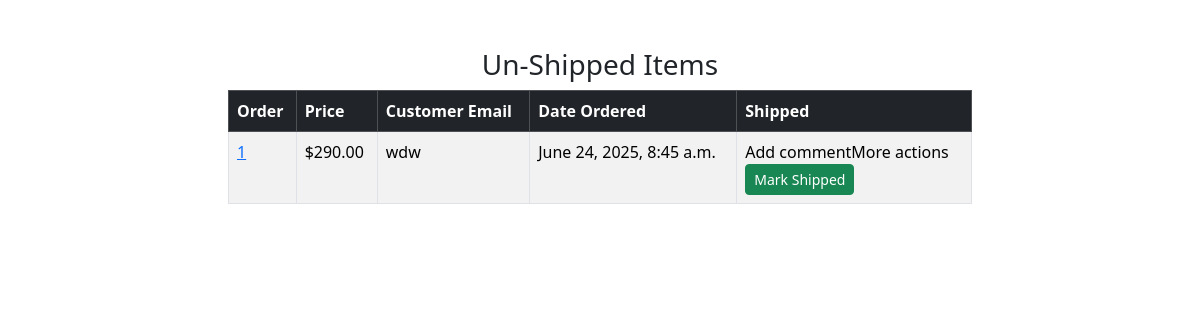
Page /payment/not_shipped_dash (signed in) on the committed database.
### payment/models.py (models this page shows, shortened)
class Order(models.Model):
	user = models.ForeignKey(User, on_delete=models.CASCADE, null=True, blank=True)
	full_name = models.CharField(max_length=250)
	email = models.EmailField(max_length=250)
	shipping_address = models.TextField(max_length=15000)
	amount_paid = models.DecimalField(max_digits=7, decimal_places=2)
	date_ordered = models.DateTimeField(auto_now_add=True)
	shipped = models.BooleanField(default=False)

### payment/views.py (the view, shortened to what this page needs)
# urls.py: path('not_shipped_dash', views.not_shipped_dash, name="not_shipped_dash"),
def not_shipped_dash(request):
	if request.user.is_authenticated and request.user.is_superuser:
		orders = Order.objects.filter(shipped=False)
		return render(request, "payment/not_shipped_dash.html", {"orders":orders})
	else:
		messages.success(request, "Access Denied")
		return redirect('home')

### cart/context_processors.py (called while the page is built)
def cart(request):
	return {'cart': Cart(request)}

### templates/payment/not_shipped_dash.html (shortened to what this page needs)
<!DOCTYPE html>
<html lang="en">
<head>
    <link href="https://cdn.jsdelivr.net/npm/bootstrap@5.3.7/dist/css/bootstrap.min.css" rel="stylesheet">
</head>
<body>
        <div class="container">
        	<div class="row">
        		<center>
        			<div class="col-8">
        				<br/><br/>
<h3>Un-Shipped Items</h3>
<table class="table table-striped table-hover table-bordered">
  <thead class="table-dark">
    <tr>
      <th scope="col">Order</th>
      <th scope="col">Price</th>
      <th scope="col">Customer Email</th>
      <th scope="col">Date Ordered</th>
           <th scope="col">Shipped</th>
    </tr>
  </thead>
  <tbody>
  	{% for item in orders %}
    <tr>
      <td><a href="{% url 'orders' item.id %}">{{ item.id }}</a></td>
      <td>${{ item.amount_paid }}</td>
      <td>{{ item.email }}</td>
      <td>{{ item.date_ordered }}</td>
       <td>Add commentMore actions
        <form method="POST">
          <button type="Submit" class="btn btn-success btn-sm">Mark Shipped</button>
        </form>
      </td>
    </tr>
    {% endfor %}
  </tbody>
</table>
<br/><br/>
<br/><br/>
        			</div>
        		</center>
        	</div>
        </div>
</body>
</html>

### rows in the picture
Order: id "1", amount_paid "290.00", email "wdw", date_ordered "June 24, 2025, 8:45 a.m."
